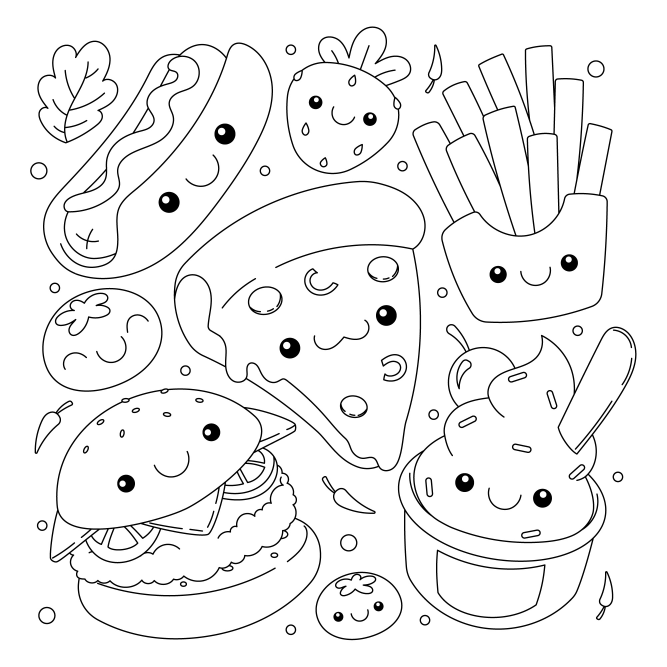
#> input picture img/coloring_book.jpg, 2000 x 2000 px (shown at 1/3 size)
$ python main.py
#> lines starting #> are read from the running program, lines starting #| are printed output that depends on the picture; after the words box and inside, x2 and y2 are one past the last pixel; in counts of white or black regions, pixels touching at a corner belong together
import cv2
import numpy as np

# load the image
image_path = "img/coloring_book.jpg"
image = cv2.imread(image_path, cv2.IMREAD_GRAYSCALE)
#> image is the input picture: shape (2000, 2000); min 0, max 255, mean 241.6

if image is None:
    print(f"Failed to load image: {image_path}")
else:
    print(f"Image loaded successfully: {image_path}")

# apply canny edge detection
edges = cv2.Canny(image, 50, 150, apertureSize=3)
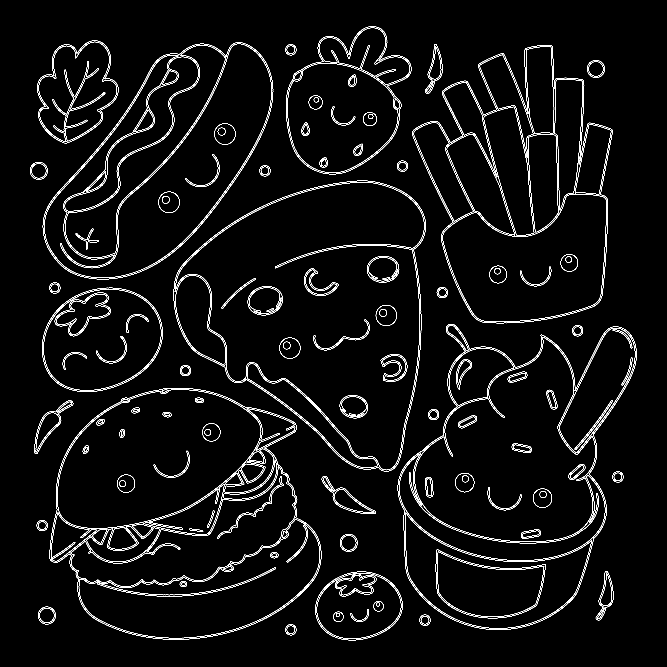
#> edges: shape (2000, 2000) (shown at 1/3 size); 2.6% white in thin lines or dots, all inside (x1, y1, x2, y2) = (90, 79, 1910, 1921)

# window configuration
window_name = 'Color Wizard'

# Invert the edges image so that edges are black (255) and background is white (0)
final_image = cv2.bitwise_not(edges)
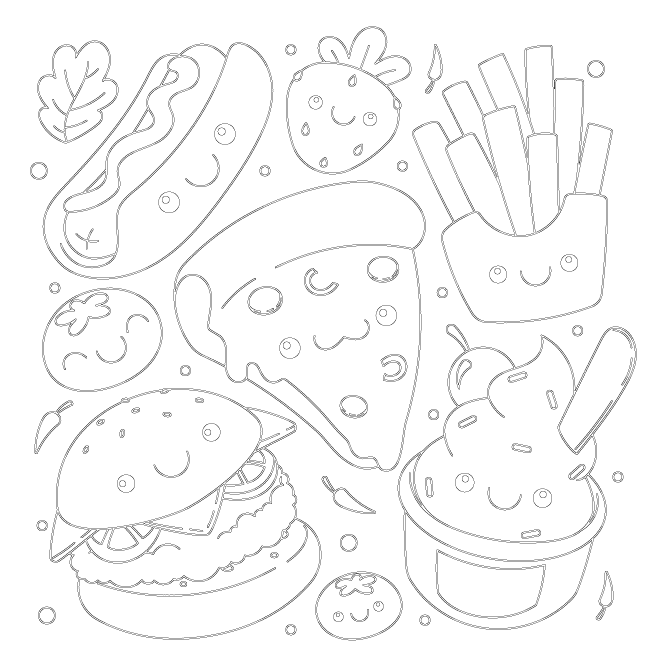
#> final_image: shape (2000, 2000) (shown at 1/3 size); 97.4% white; black in thin lines or dots, all inside (x1, y1, x2, y2) = (90, 79, 1910, 1921)

cv2.namedWindow(window_name, cv2.WINDOW_NORMAL)
cv2.resizeWindow(window_name, 800, 800)

# display the edges
cv2.imshow(window_name, final_image)
cv2.waitKey(0)
cv2.destroyAllWindows()
